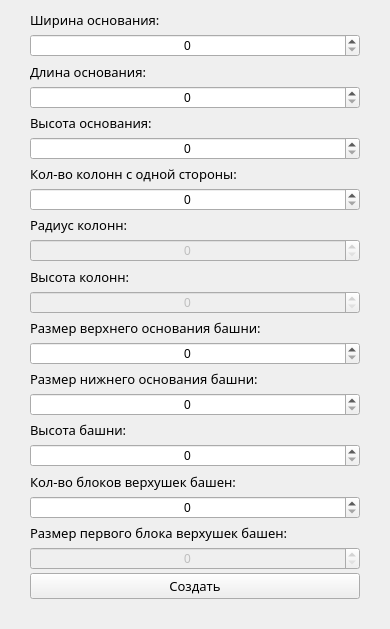
<?xml version="1.0" encoding="UTF-8"?>
<ui version="4.0">
 <class>newObjectWindow</class>
 <widget class="QMainWindow" name="newObjectWindow">
  <property name="windowModality">
   <enum>Qt::ApplicationModal</enum>
  </property>
  <property name="geometry">
   <rect>
    <x>0</x>
    <y>0</y>
    <width>390</width>
    <height>629</height>
   </rect>
  </property>
  <property name="windowTitle">
   <string>Параметры нового объекта</string>
  </property>
  <widget class="QWidget" name="centralwidget">
   <layout class="QVBoxLayout" name="verticalLayout_2">
    <property name="leftMargin">
     <number>30</number>
    </property>
    <property name="topMargin">
     <number>9</number>
    </property>
    <property name="rightMargin">
     <number>30</number>
    </property>
    <property name="bottomMargin">
     <number>30</number>
    </property>
    <item>
     <layout class="QVBoxLayout" name="verticalLayout">
      <property name="spacing">
       <number>3</number>
      </property>
      <item>
       <widget class="QLabel" name="label">
        <property name="font">
         <font>
          <family>Sitka</family>
          <pointsize>10</pointsize>
         </font>
        </property>
        <property name="text">
         <string>Ширина основания:</string>
        </property>
       </widget>
      </item>
      <item>
       <widget class="QSpinBox" name="base_width">
        <property name="alignment">
         <set>Qt::AlignCenter</set>
        </property>
        <property name="minimum">
         <number>0</number>
        </property>
        <property name="maximum">
         <number>500</number>
        </property>
        <property name="value">
         <number>0</number>
        </property>
       </widget>
      </item>
      <item>
       <widget class="QLabel" name="label_2">
        <property name="font">
         <font>
          <family>Sitka</family>
          <pointsize>10</pointsize>
         </font>
        </property>
        <property name="text">
         <string>Длина основания:</string>
        </property>
       </widget>
      </item>
      <item>
       <widget class="QSpinBox" name="base_length">
        <property name="alignment">
         <set>Qt::AlignCenter</set>
        </property>
        <property name="specialValueText">
         <string/>
        </property>
        <property name="minimum">
         <number>0</number>
        </property>
        <property name="maximum">
         <number>500</number>
        </property>
        <property name="value">
         <number>0</number>
        </property>
       </widget>
      </item>
      <item>
       <widget class="QLabel" name="label_8">
        <property name="font">
         <font>
          <family>Sitka</family>
          <pointsize>10</pointsize>
         </font>
        </property>
        <property name="text">
         <string>Высота основания:</string>
        </property>
       </widget>
      </item>
      <item>
       <widget class="QSpinBox" name="base_height">
        <property name="alignment">
         <set>Qt::AlignCenter</set>
        </property>
        <property name="specialValueText">
         <string/>
        </property>
        <property name="maximum">
         <number>100</number>
        </property>
       </widget>
      </item>
      <item>
       <widget class="QLabel" name="label_3">
        <property name="font">
         <font>
          <family>Sitka</family>
          <pointsize>10</pointsize>
         </font>
        </property>
        <property name="text">
         <string>Кол-во колонн с одной стороны:</string>
        </property>
       </widget>
      </item>
      <item>
       <widget class="QSpinBox" name="columns_count">
        <property name="alignment">
         <set>Qt::AlignCenter</set>
        </property>
        <property name="specialValueText">
         <string/>
        </property>
        <property name="maximum">
         <number>3</number>
        </property>
       </widget>
      </item>
      <item>
       <widget class="QLabel" name="label_4">
        <property name="font">
         <font>
          <family>Sitka</family>
          <pointsize>10</pointsize>
         </font>
        </property>
        <property name="text">
         <string>Радиус колонн:</string>
        </property>
       </widget>
      </item>
      <item>
       <widget class="QSpinBox" name="column_radius">
        <property name="enabled">
         <bool>false</bool>
        </property>
        <property name="alignment">
         <set>Qt::AlignCenter</set>
        </property>
        <property name="specialValueText">
         <string/>
        </property>
        <property name="maximum">
         <number>10</number>
        </property>
       </widget>
      </item>
      <item>
       <widget class="QLabel" name="label_5">
        <property name="font">
         <font>
          <family>Sitka</family>
          <pointsize>10</pointsize>
         </font>
        </property>
        <property name="text">
         <string>Высота колонн:</string>
        </property>
       </widget>
      </item>
      <item>
       <widget class="QSpinBox" name="column_height">
        <property name="enabled">
         <bool>false</bool>
        </property>
        <property name="alignment">
         <set>Qt::AlignCenter</set>
        </property>
        <property name="specialValueText">
         <string/>
        </property>
        <property name="maximum">
         <number>500</number>
        </property>
       </widget>
      </item>
      <item>
       <widget class="QLabel" name="label_6">
        <property name="font">
         <font>
          <family>Sitka</family>
          <pointsize>10</pointsize>
         </font>
        </property>
        <property name="text">
         <string>Размер верхнего основания башни:</string>
        </property>
       </widget>
      </item>
      <item>
       <widget class="QSpinBox" name="top_tower_size">
        <property name="alignment">
         <set>Qt::AlignCenter</set>
        </property>
        <property name="specialValueText">
         <string/>
        </property>
        <property name="maximum">
         <number>500</number>
        </property>
       </widget>
      </item>
      <item>
       <widget class="QLabel" name="label_7">
        <property name="font">
         <font>
          <family>Sitka</family>
          <pointsize>10</pointsize>
         </font>
        </property>
        <property name="text">
         <string>Размер нижнего основания башни:</string>
        </property>
       </widget>
      </item>
      <item>
       <widget class="QSpinBox" name="bottom_tower_size">
        <property name="alignment">
         <set>Qt::AlignCenter</set>
        </property>
        <property name="specialValueText">
         <string/>
        </property>
        <property name="maximum">
         <number>500</number>
        </property>
       </widget>
      </item>
      <item>
       <widget class="QLabel" name="label_11">
        <property name="font">
         <font>
          <family>Sitka</family>
          <pointsize>10</pointsize>
         </font>
        </property>
        <property name="text">
         <string>Высота башни:</string>
        </property>
       </widget>
      </item>
      <item>
       <widget class="QSpinBox" name="tower_height">
        <property name="alignment">
         <set>Qt::AlignCenter</set>
        </property>
        <property name="specialValueText">
         <string/>
        </property>
        <property name="maximum">
         <number>500</number>
        </property>
       </widget>
      </item>
      <item>
       <widget class="QLabel" name="label_9">
        <property name="font">
         <font>
          <family>Sitka</family>
          <pointsize>10</pointsize>
         </font>
        </property>
        <property name="text">
         <string>Кол-во блоков верхушек башен:</string>
        </property>
       </widget>
      </item>
      <item>
       <widget class="QSpinBox" name="hats_count">
        <property name="alignment">
         <set>Qt::AlignCenter</set>
        </property>
        <property name="specialValueText">
         <string/>
        </property>
        <property name="maximum">
         <number>5</number>
        </property>
       </widget>
      </item>
      <item>
       <widget class="QLabel" name="label_10">
        <property name="font">
         <font>
          <family>Sitka</family>
          <pointsize>10</pointsize>
         </font>
        </property>
        <property name="text">
         <string>Размер первого блока верхушек башен:</string>
        </property>
       </widget>
      </item>
      <item>
       <widget class="QSpinBox" name="tower_hat_size">
        <property name="enabled">
         <bool>false</bool>
        </property>
        <property name="alignment">
         <set>Qt::AlignCenter</set>
        </property>
        <property name="specialValueText">
         <string/>
        </property>
        <property name="maximum">
         <number>500</number>
        </property>
       </widget>
      </item>
      <item>
       <widget class="QPushButton" name="make_button">
        <property name="font">
         <font>
          <family>Sitka</family>
          <pointsize>10</pointsize>
         </font>
        </property>
        <property name="text">
         <string>Создать</string>
        </property>
       </widget>
      </item>
     </layout>
    </item>
   </layout>
  </widget>
 </widget>
 <resources/>
 <connections/>
</ui>
